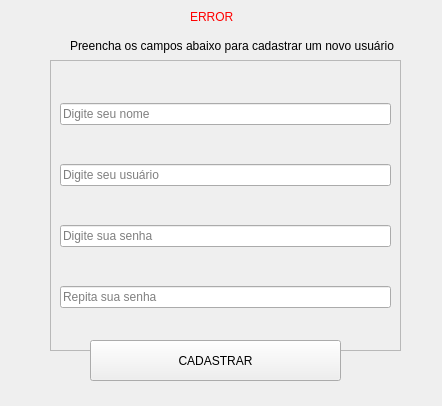
<?xml version="1.0" encoding="UTF-8"?>
<ui version="4.0">
 <class>Cadastros</class>
 <widget class="QMainWindow" name="Cadastros">
  <property name="geometry">
   <rect>
    <x>0</x>
    <y>0</y>
    <width>442</width>
    <height>406</height>
   </rect>
  </property>
  <property name="windowTitle">
   <string>Cadastros</string>
  </property>
  <widget class="QWidget" name="centralwidget">
   <widget class="QFrame" name="frame">
    <property name="geometry">
     <rect>
      <x>50</x>
      <y>60</y>
      <width>351</width>
      <height>291</height>
     </rect>
    </property>
    <property name="frameShape">
     <enum>QFrame::StyledPanel</enum>
    </property>
    <property name="frameShadow">
     <enum>QFrame::Raised</enum>
    </property>
    <layout class="QVBoxLayout" name="verticalLayout">
     <item>
      <widget class="QLineEdit" name="lineEdit_name">
       <property name="placeholderText">
        <string>Digite seu nome</string>
       </property>
      </widget>
     </item>
     <item>
      <widget class="QLineEdit" name="lineEdit_new_user">
       <property name="placeholderText">
        <string>Digite seu usuário</string>
       </property>
      </widget>
     </item>
     <item>
      <widget class="QLineEdit" name="lineEdit_new_password">
       <property name="echoMode">
        <enum>QLineEdit::Password</enum>
       </property>
       <property name="placeholderText">
        <string>Digite sua senha</string>
       </property>
      </widget>
     </item>
     <item>
      <widget class="QLineEdit" name="lineEdit_repeat_password">
       <property name="echoMode">
        <enum>QLineEdit::Password</enum>
       </property>
       <property name="placeholderText">
        <string>Repita sua senha</string>
       </property>
      </widget>
     </item>
    </layout>
   </widget>
   <widget class="QLabel" name="label">
    <property name="geometry">
     <rect>
      <x>70</x>
      <y>20</y>
      <width>341</width>
      <height>51</height>
     </rect>
    </property>
    <property name="text">
     <string>Preencha os campos abaixo para cadastrar um novo usuário</string>
    </property>
   </widget>
   <widget class="QPushButton" name="pushButton_apply">
    <property name="geometry">
     <rect>
      <x>90</x>
      <y>340</y>
      <width>251</width>
      <height>41</height>
     </rect>
    </property>
    <property name="text">
     <string>CADASTRAR</string>
    </property>
   </widget>
   <widget class="QLabel" name="label_2">
    <property name="geometry">
     <rect>
      <x>190</x>
      <y>10</y>
      <width>47</width>
      <height>13</height>
     </rect>
    </property>
    <property name="styleSheet">
     <string notr="true">color: rgb(255, 0, 0);</string>
    </property>
    <property name="text">
     <string>ERROR</string>
    </property>
   </widget>
   <zorder>label</zorder>
   <zorder>frame</zorder>
   <zorder>pushButton_apply</zorder>
   <zorder>label_2</zorder>
  </widget>
 </widget>
 <resources/>
 <connections/>
</ui>
